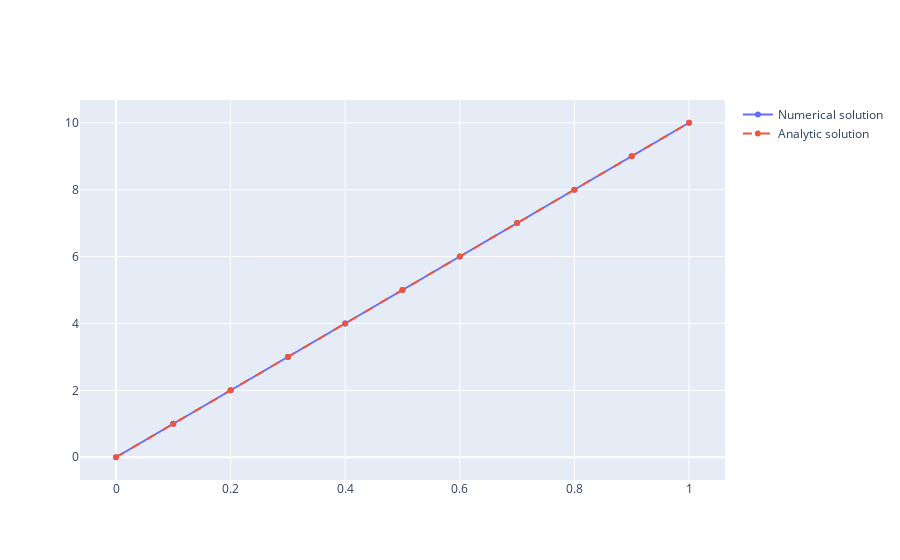

Write notebook code for a chart like this one.
### Markdown cell above
![image.png](attachment:image-2.png)

### Code cell
a = 0
b = 1
N = 10
alpha = 0
beta = 10
condition_type = 'Dirichlet'
q_fun = lambda x, u: 0

bvp = BVP(a, b, N, alpha, beta, condition_type=condition_type, q_fun=q_fun)
A_DD, b_DD, x_array = bvp.boundary_conditions()
u_DD = bvp.solve_matrices(A_DD, b_DD, x_array, 0)

def u_analytic(x):
    return (beta - alpha) / (b - a) * (x - a) + alpha

x_values = bvp.x_values
u_analytic = u_analytic(x_values)

fig = go.Figure()
fig.add_trace(go.Scatter(x=x_values, y=u_DD, name='Numerical solution'))
fig.add_trace(go.Scatter(x=x_values, y=u_analytic, name='Analytic solution', line=dict(dash='dash')))
fig.show()

### Figure 1 — Plotly figure (JSON) as saved in the notebook; plotly's stock layout.template omitted (floating-point values rounded to 4 significant figures)
{"data": [{"name": "Numerical solution", "type": "scatter", "x": [0, 0.1, 0.2, 0.3, 0.4, 0.5, 0.6, 0.7, 0.8, 0.9, 1], "y": [0, 1.0, 2.0, 3.0, 4.0, 5.0, 6.0, 7, 8, 9, 10]}, {"line": {"dash": "dash"}, "name": "Analytic solution", "type": "scatter", "x": [0, 0.1, 0.2, 0.3, 0.4, 0.5, 0.6, 0.7, 0.8, 0.9, 1], "y": [0, 1, 2, 3.0, 4, 5, 6.0, 7.0, 8, 9, 10]}], "layout": {}}
